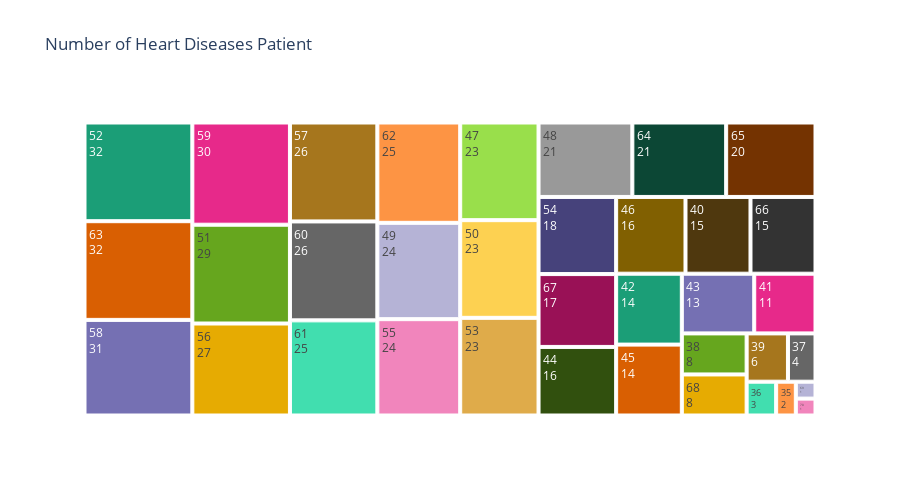

This figure's notebook cell:
### Code cell
fig = px.treemap(HeartDatasets.sort_values
                 (by='Age', ascending=True).reset_index(drop=True), 
                 path=["Age"], values="TenYearCHD", height=500,
                 title='Number of Heart Diseases Patient',
                 color_discrete_sequence = px.colors.qualitative.Dark2)
fig.data[0].textinfo = 'label+text+value'
fig.show()
# 343 male patient have heart dieases issue
# 301 Female patient have heart disease issue

### Figure 1 — Plotly figure (JSON) as saved in the notebook; plotly's stock layout.template omitted (floating-point values rounded to 4 significant figures)
{"data": [{"branchvalues": "total", "domain": {"x": [0, 1], "y": [0, 1]}, "hovertemplate": "labels=%{label}<br>TenYearCHD=%{value}<br>parent=%{parent}<br>id=%{id}<extra></extra>", "ids": ["32", "33", "34", "35", "36", "37", "38", "39", "40", "41", "42", "43", "44", "45", "46", "47", "48", "49", "50", "51", "52", "53", "54", "55", "56", "57", "58", "59", "60", "61", "62", "63", "64", "65", "66", "67", "68", "69", "70"], "labels": ["32", "33", "34", "35", "36", "37", "38", "39", "40", "41", "42", "43", "44", "45", "46", "47", "48", "49", "50", "51", "52", "53", "54", "55", "56", "57", "58", "59", "60", "61", "62", "63", "64", "65", "66", "67", "68", "69", "70"], "name": "", "parents": ["", "", "", "", "", "", "", "", "", "", "", "", "", "", "", "", "", "", "", "", "", "", "", "", "", "", "", "", "", "", "", "", "", "", "", "", "", "", ""], "textinfo": "label+text+value", "type": "treemap", "values": [0, 0, 0, 2, 3, 4, 8, 6, 15, 11, 14, 13, 16, 14, 16, 23, 21, 24, 23, 29, 32, 23, 18, 24, 27, 26, 31, 30, 26, 25, 25, 32, 21, 20, 15, 17, 8, 1, 1]}], "layout": {"height": 500, "legend": {"tracegroupgap": 0}, "title": {"text": "Number of Heart Diseases Patient"}, "treemapcolorway": ["rgb(27,158,119)", "rgb(217,95,2)", "rgb(117,112,179)", "rgb(231,41,138)", "rgb(102,166,30)", "rgb(230,171,2)", "rgb(166,118,29)", "rgb(102,102,102)"]}}
